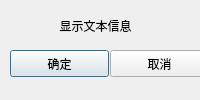
<?xml version="1.0" encoding="UTF-8"?>
<ui version="4.0">
 <class>ShowResultPage</class>
 <widget class="QDialog" name="ShowResultPage">
  <property name="geometry">
   <rect>
    <x>0</x>
    <y>0</y>
    <width>200</width>
    <height>100</height>
   </rect>
  </property>
  <property name="windowTitle">
   <string>Dialog</string>
  </property>
  <widget class="QLabel" name="showLabel">
   <property name="geometry">
    <rect>
     <x>30</x>
     <y>10</y>
     <width>131</width>
     <height>31</height>
    </rect>
   </property>
   <property name="text">
    <string>显示文本信息</string>
   </property>
   <property name="alignment">
    <set>Qt::AlignCenter</set>
   </property>
  </widget>
  <widget class="QPushButton" name="okButton">
   <property name="geometry">
    <rect>
     <x>10</x>
     <y>50</y>
     <width>99</width>
     <height>27</height>
    </rect>
   </property>
   <property name="text">
    <string>确定</string>
   </property>
  </widget>
  <widget class="QPushButton" name="cancelButton">
   <property name="geometry">
    <rect>
     <x>110</x>
     <y>50</y>
     <width>99</width>
     <height>27</height>
    </rect>
   </property>
   <property name="text">
    <string>取消</string>
   </property>
  </widget>
 </widget>
 <resources/>
 <connections/>
</ui>
